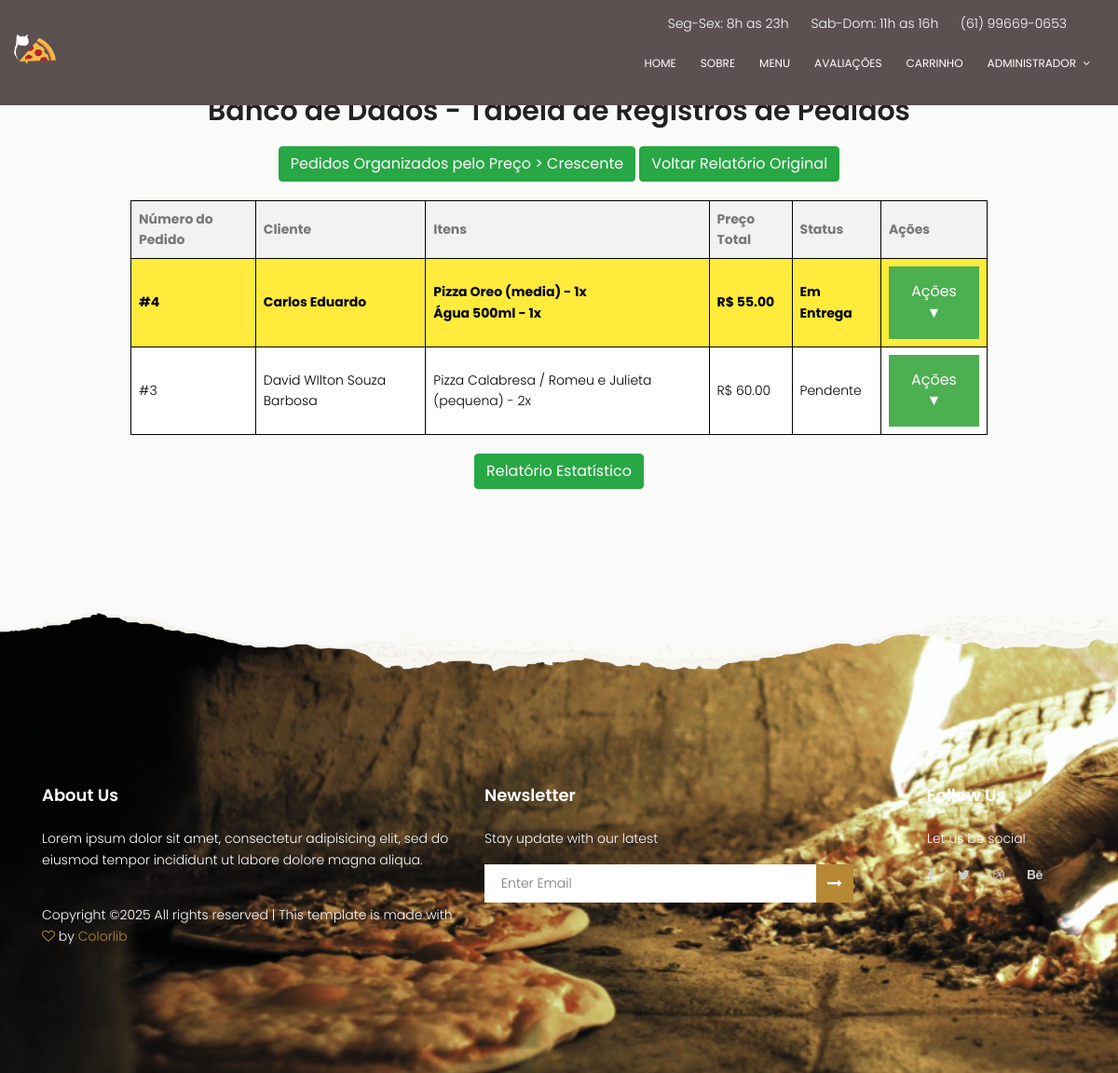
The app's page /pedidos with its own data.
### models/pedidos.py (models this page shows, shortened)
class Pedido(db.Model):
    id = db.Column(db.Integer, primary_key=True)
    numero_pedido = db.Column(db.Integer, unique=True, nullable=False)
    cliente_id = db.Column(db.Integer, db.ForeignKey('cliente.id'), nullable=False)
    itens = db.Column(db.JSON, nullable=False)
    preco_total = db.Column(db.Float, nullable=False)
    local_entrega = db.Column(db.String(100), nullable=False)
    data_pedido = db.Column(db.DateTime, default=db.func.current_timestamp())
    status = db.Column(db.String(20), default='pendente', nullable=False)  # pendente, em_entrega, entregue

class Cliente(db.Model):
    id = db.Column(db.Integer, primary_key=True)
    nome = db.Column(db.String(100), nullable=False)
    endereco = db.Column(db.String(200))
    telefone = db.Column(db.String(20), nullable=False)
    email = db.Column(db.String(100))
    pedidos = db.relationship('Pedido', backref='cliente', lazy=True)

### app.py (the view)
@app.route('/pedidos')
def lista_pedidos():
    try:
        pedidos = Pedido.query.order_by(Pedido.data_pedido.desc()).all()
        return render_template('tabela_pedidos.html', pedidos=pedidos)
    except Exception as e:
        print("Erro ao listar pedidos:", str(e))
        return "Ocorreu um erro ao carregar a lista de pedidos", 500

### templates/tabela_pedidos.html (shortened to what this page needs)
<!DOCTYPE html>
<html lang="zxx" class="no-js">
<head>
        <link rel="stylesheet" href="{{ url_for('static', filename='css/linearicons.css') }}">
        <link rel="stylesheet" href="{{ url_for('static', filename='css/owl.carousel.css') }}">
        <link rel="stylesheet" href="{{ url_for('static', filename='css/font-awesome.min.css') }}">
        <link rel="stylesheet" href="{{ url_for('static', filename='css/nice-select.css') }}">
        <link rel="stylesheet" href="{{ url_for('static', filename='css/magnific-popup.css') }}">
        <link rel="stylesheet" href="{{ url_for('static', filename='css/bootstrap.css') }}">
        <link rel="stylesheet" href="{{ url_for('static', filename='css/main.css') }}">
    </head>
    <body>
        <header id="header" id="home">
            <div class="header-top">
                <div class="container">
                    <div class="row justify-content-end">
                        <div class="col-lg-8 col-sm-4 col-8 header-top-right no-padding">
                            <ul>
                                <li>
                                    Seg-Sex: 8h as 23h
                                </li>
                                <li>
                                    Sab-Dom: 11h as 16h
                                </li>
                                <li>
                                    <a href="tel:(61) 99669-0653">(61) 99669-0653</a>
                                </li>
                            </ul>
                        </div>
                    </div>
                </div>
            </div>
            <div class="container no-padding">
                <div class="row align-items-center justify-content-between d-flex">
                    <div id="logo">
                        <a href="{{ url_for('home') }}">
                            <img src="{{ url_for('static', filename='img/logo.png') }}" alt="Logo" title="Logo" width="90" height="auto" />
                        </a>
                    </div>
                  <nav id="nav-menu-container">
                    <ul class="nav-menu no-padding">
                      <li class="menu-active no-padding"><a href="{{ url_for('home') }}">Home</a></li>
                      <li><a href="#about">Sobre</a></li>
                      <li><a href="{{ url_for('menu') }}">Menu</a></li>
                      <li><a href="#review">Avaliações</a></li>
                      <li><a href="{{ url_for('carrinho') }}">Carrinho</a></li>
                      <li class="menu-has-children no-padding"><a href="">Administrador</a>
                      </li>
                    </ul>
                  </nav>
                </div>
            </div>
          </header><br>
          <section class="generic-banner">
            <div class="container">
                <div class="row height align-items-center justify-content-center">
                    <div class="col-lg-10">
                        <div class="generic-banner-content">
                            <h2>Banco de Dados - Tabela de Registros de Pedidos</h2>
                            <div style="margin: 20px 0;">
                                <a href="{{ url_for('relatorio_pedidos') }}" class="btn btn-success">Pedidos Organizados pelo Preço > Crescente</a>
                                <a href="{{ url_for('lista_pedidos') }}" class="btn btn-success">Voltar Relatório Original</a>
                            </div>
                            <table border="1">
                                <tr>
                                    <th>Número do Pedido</th>
                                    <th>Cliente</th>
                                    <th>Itens</th>
                                    <th>Preço Total</th>
                                    <th>Status</th>
                                    <th>Ações</th>
                                </tr>
                                {% for pedido in pedidos %}
                                <tr class="status-{{ pedido.status|replace('_', '-') }}">
                                    <td>#{{ pedido.numero_pedido }}</td>
                                    <td>{{ pedido.cliente.nome }}</td>
                                    <td>
                                        {% for item in pedido.itens %}
                                            {% if item.tipo == 'pizza' %}
                                                Pizza {{ item.sabor1 }}
                                                {% if item.sabor2 %} / {{ item.sabor2 }}{% endif %}
                                                ({{ item.tamanho }}) - {{ item.quantidade }}x
                                            {% elif item.tipo == 'bebida' %}
                                                {{ item.nome }} {{ item.tamanho }} - {{ item.quantidade }}x
                                            {% endif %}
                                            <br>
                                        {% endfor %}
                                    </td>
                                    <td>R$ {{ "%.2f"|format(pedido.preco_total) }}</td>
                                    <td>
                                        {% if pedido.status == 'pendente' %}
                                            Pendente
                                        {% elif pedido.status == 'em_entrega' %}
                                            Em Entrega
                                        {% elif pedido.status == 'entregue' %}
                                            Entregue
                                        {% endif %}
                                    </td>
                                    <td>
                                        {% if pedido.status != 'entregue' %}
                                        <div class="dropdown">
                                            <button class="dropbtn">Ações ▼</button>
                                        </div>
                                        {% endif %}
                                    </td>
                                </tr>
                                {% endfor %}
                            </table>
                            <div style="margin: 20px 0;">
                                <a href="{{ url_for('relatorio_estatisticas') }}" class="btn btn-success">Relatório Estatístico</a>
                            </div>
                        </div>
                    </div>
                </div>
            </div>
        </section>
        <footer class="footer-area section-gap">
            <div class="container">
                <div class="row">
                    <div class="col-lg-5 col-md-6 col-sm-6">
                        <div class="single-footer-widget">
                            <h6>About Us</h6>
                            <p>
                                Lorem ipsum dolor sit amet, consectetur adipisicing elit, sed do eiusmod tempor incididunt ut labore dolore magna aliqua.
                            </p>
                            <p class="footer-text">
Copyright &copy;<script>document.write(new Date().getFullYear());</script> All rights reserved | This template is made with <i class="fa fa-heart-o" aria-hidden="true"></i> by <a href="https://colorlib.com" target="_blank">Colorlib</a>
                            </p>
                        </div>
                    </div>
                    <div class="col-lg-5  col-md-6 col-sm-6">
                        <div class="single-footer-widget">
                            <h6>Newsletter</h6>
                            <p>Stay update with our latest</p>
                            <div class="" id="mc_embed_signup">
                                <form target="_blank" novalidate="true" action="https://spondonit.us12.list-manage.com/subscribe/post?u=1462626880ade1ac87bd9c93a&amp;id=92a4423d01" method="get" class="form-inline">
                                    <input class="form-control" name="EMAIL" placeholder="Enter Email" onfocus="this.placeholder = ''" onblur="this.placeholder = 'Enter Email '" required="" type="email">
                                        <button class="click-btn btn btn-default"><i class="fa fa-long-arrow-right" aria-hidden="true"></i></button>
                                </form>
                            </div>
                        </div>
                    </div>
                    <div class="col-lg-2 col-md-6 col-sm-6 social-widget">
                        <div class="single-footer-widget">
                            <h6>Follow Us</h6>
                            <p>Let us be social</p>
                            <div class="footer-social d-flex align-items-center">
                                <a href="#"><i class="fa fa-facebook"></i></a>
                                <a href="#"><i class="fa fa-twitter"></i></a>
                                <a href="#"><i class="fa fa-dribbble"></i></a>
                                <a href="#"><i class="fa fa-behance"></i></a>
                            </div>
                        </div>
                    </div>
                </div>
            </div>
        </footer>
    </body>
</html>

### static/css/main.css (style rules this page uses)
body { color: #777777; font-family: "Poppins", sans-serif; font-size: 14px; font-weight: 300; line-height: 1.625em; position: relative; }
ol, ul { margin: 0; padding: 0; list-style: none; }
a { -webkit-transition: all 0.3s ease 0s; -moz-transition: all 0.3s ease 0s; -o-transition: all 0.3s ease 0s; transition: all 0.3s ease 0s; }
a, a:focus, a:hover { text-decoration: none; outline: 0; }
#logo { transform: scale(0.5); transform-origin: top left; }
.btn i, .btn-large i, .btn-floating i, .btn-large i, .btn-flat i { font-size: 1em; line-height: inherit; }
h1, h2, h3, h4, h5, h6 { font-family: "Poppins", sans-serif; color: #222222; line-height: 1.2em !important; margin-bottom: 0; margin-top: 0; font-weight: 600; }
h2, .h2 { font-size: 30px; }
h6, .h6 { font-size: 14px; color: #222222; }
td, th { border-radius: 0px; }
.container.no-padding { padding-left: 0; padding-right: 0; }
.no-padding { padding: 0; }
h2 { font-size: 30px; }
h6 { font-size: 14px; }
h1, h2, h3, h4, h5, h6 { line-height: 1.5em; }
#header { padding: 14px 0; position: fixed; left: 0; top: 0; right: 0; transition: all 0.5s; z-index: 997; }
.header-top ul { text-align: right; margin-right: 5px; }
.header-top ul li { color: #ffffff; display: inline-block; margin-right: 20px; }
.header-top ul li a { color: #fff; }
#header #logo img { padding: 0; margin: 0; }
.nav-menu, .nav-menu * { margin: 0; padding: 0; list-style: none; }
.nav-menu li { position: relative; white-space: nowrap; }
.nav-menu > li { float: left; }
.sf-arrows .sf-with-ul { padding-right: 30px; }
.sf-arrows .sf-with-ul:after { content: "\f107"; position: absolute; right: 15px; font-family: FontAwesome; font-style: normal; font-weight: normal; }
#nav-menu-container { margin: 0; }
.nav-menu a { padding: 0 8px 0px 8px; text-decoration: none; display: inline-block; color: #fff; font-weight: 400; font-size: 12px; text-transform: uppercase; outline: none; }
.nav-menu > li { margin-left: 10px; }
#mobile-nav { position: fixed; top: 0; padding-top: 18px; bottom: 0; z-index: 998; background: rgba(0, 0, 0, 0.8); left: -260px; width: 260px; overflow-y: auto; transition: 0.4s; }
#mobile-nav ul { padding: 0; margin: 0; list-style: none; }
#mobile-nav ul li { position: relative; }
#mobile-nav ul li a { color: #fff; font-size: 13px; text-transform: uppercase; overflow: hidden; padding: 10px 22px 10px 15px; position: relative; text-decoration: none; width: 100%; display: block; outline: none; font-weight: 700; }
.section-gap { padding: 120px 0; }
.footer-area { color: #fff; padding-top: 220px; background: url(../img/footer-bg.jpg) center; background-size: cover; }
.footer-area h6 { color: #fff; margin-bottom: 25px; font-size: 18px; font-weight: 600; }
.footer-social a { padding-right: 25px; -webkit-transition: all 0.3s ease 0s; -moz-transition: all 0.3s ease 0s; -o-transition: all 0.3s ease 0s; transition: all 0.3s ease 0s; }
.footer-social i { color: #cccccc; -webkit-transition: all 0.3s ease 0s; -moz-transition: all 0.3s ease 0s; -o-transition: all 0.3s ease 0s; transition: all 0.3s ease 0s; }
.single-footer-widget input { border: none; width: 80% !important; font-weight: 300; background: #fff; color: #777; padding-left: 20px; border-radius: 0; font-size: 14px; padding: 10px 18px; }
.single-footer-widget .click-btn { background-color: #b68834; color: #fff; border-radius: 0; border-top-left-radius: 0px; border-bottom-left-radius: 0px; padding: 8px 12px; border: 0; }
.footer-text { padding-top: 20px; }
.footer-text a, .footer-text i { color: #b68834; }
.generic-banner { background-color: #fafaf9; text-align: center; }
.generic-banner .height { height: 600px; }
.generic-banner .generic-banner-content h2 { line-height: 1.2em; margin-bottom: 20px; }

### templates/tabela_pedidos.html (style rules this page uses)
table { width: 100%; border-collapse: collapse; }
th, td { border: 1px solid black; padding: 8px; text-align: left; }
th { background-color: #f2f2f2; }
header { position: fixed; background-color: #5c5151; }
.status-pendente { background-color: #ffffff; color: #000000; }
.status-em-entrega { background-color: #ffeb3b; color: #000000; font-weight: bold; }
.dropdown { position: relative; display: inline-block; }
.dropbtn { background-color: #4CAF50; color: white; padding: 16px; font-size: 16px; border: none; cursor: pointer; }

### records on screen
Pedido: numero_pedido "4", cliente.nome "Carlos Eduardo", sabor1 "Oreo", tamanho "media", quantidade "1", nome "Água", tamanho "500ml", quantidade "1", preco_total "55.00", status "Em Entrega"
Pedido: numero_pedido "3", cliente.nome "David WIlton Souza Barbosa", sabor1 "Calabresa", sabor2 "Romeu e Julieta", tamanho "pequena", quantidade "2", preco_total "60.00", status "Pendente"
